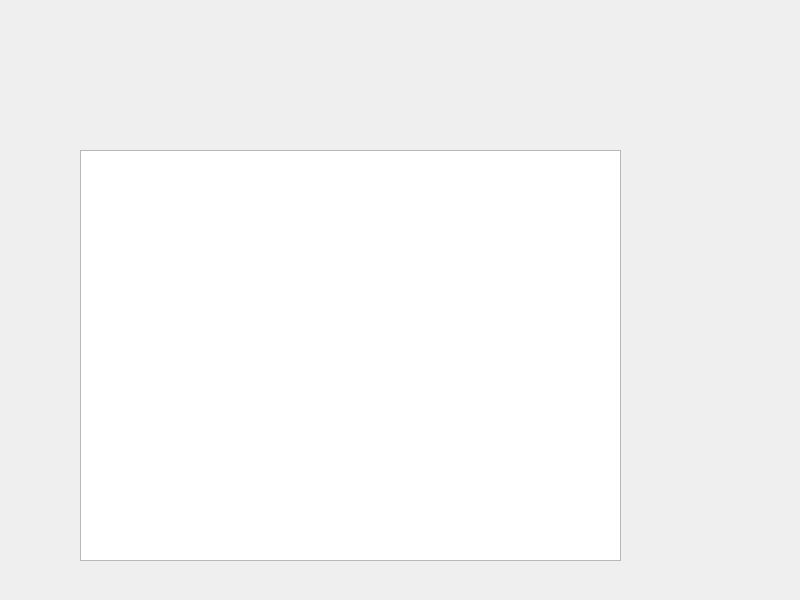
<?xml version="1.0" encoding="UTF-8"?>
<ui version="4.0">
 <class>Widget</class>
 <widget class="QWidget" name="Widget">
  <property name="geometry">
   <rect>
    <x>0</x>
    <y>0</y>
    <width>800</width>
    <height>600</height>
   </rect>
  </property>
  <property name="windowTitle">
   <string>Widget</string>
  </property>
  <widget class="QTableWidget" name="tableWidget">
   <property name="geometry">
    <rect>
     <x>80</x>
     <y>150</y>
     <width>541</width>
     <height>411</height>
    </rect>
   </property>
  </widget>
 </widget>
 <resources/>
 <connections/>
</ui>
